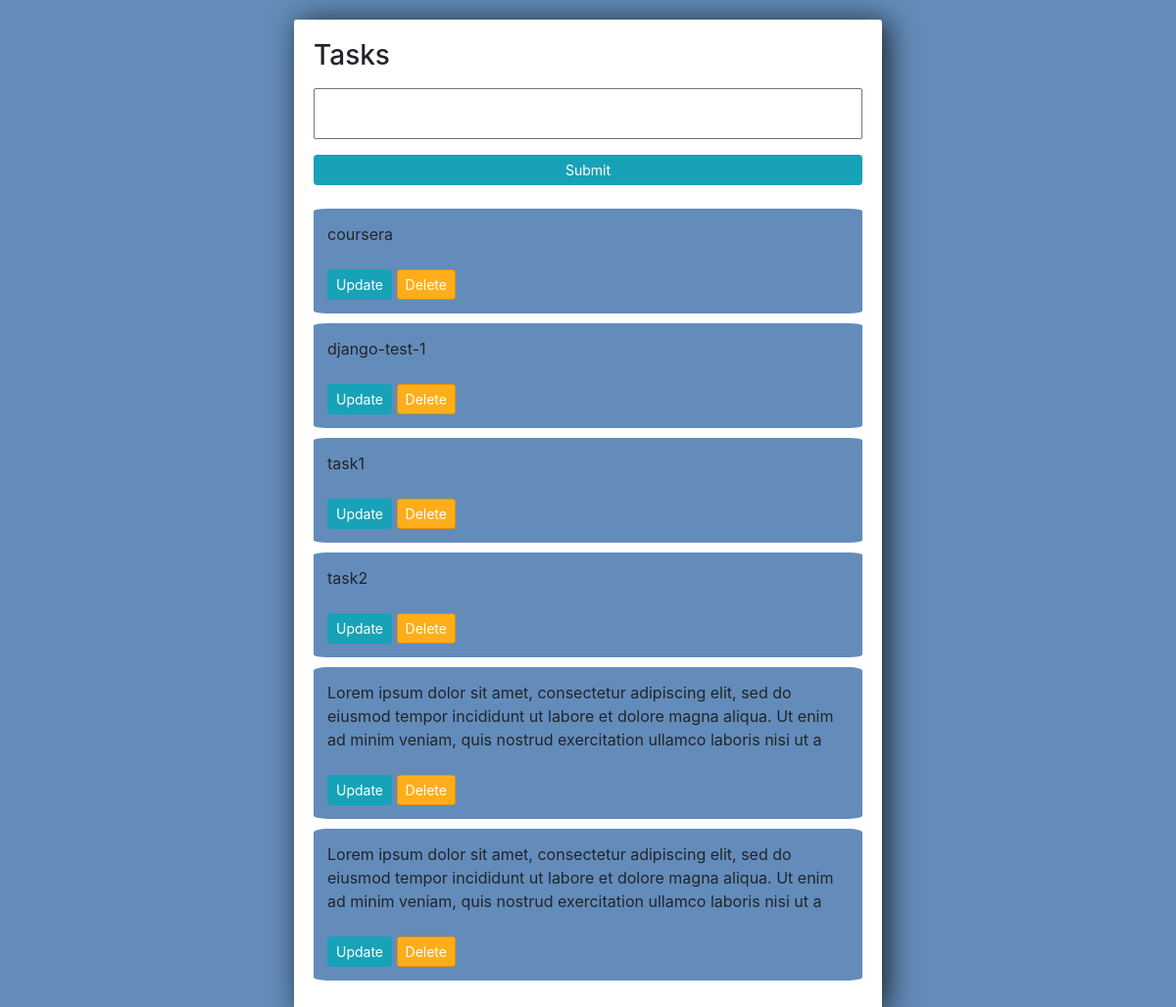
The page / on the database its author committed.
### todos/models.py (models this page shows)
class Todo(models.Model):
    title = models.CharField(max_length=200)
    complete = models.BooleanField(default=False)
    created = models.DateTimeField(auto_now_add=True)
    def __str__(self):
        return self.title

### todos/views.py (the view)
# urls.py: path("", views.index, name="list"),
def index(request):
    todos = Todo.objects.all()
    form = TodoForm()
    if request.method == "POST":
        form = TodoForm(request.POST)
        if  form.is_valid():
            form.save()
        return redirect('/')
    context = {'todos':todos, 'form':form}
    return render(request, 'tasks/list.html', context)

### todos/forms.py
class TodoForm(forms.ModelForm):
    class Meta:
        model = Todo
        fields = '__all__'

### todos/templates/tasks/list.html (shortened to what this page needs)
<link rel="stylesheet" href="https://stackpath.bootstrapcdn.com/bootstrap/4.3.1/css/bootstrap.min.css">
<div class="center-column">
    <h3> Tasks </h3>
    <form action="/" method="POST">
       <div class="form-group">
            {{form.title}}
            <input class="btn btn-sm btn-info" type="submit" name="Create Task" id="">
       </div>
    </form>
    <div>
        {% for todo in todos %}
        <div class="list-item">
            {% if todo.complete == True %}
               <div class="list-item-title"> <strike>{{todo}}</strike> </div>
            {% else %}
                <div class="list-item-title"><span>{{todo}}</span></div>
            {% endif %}
            <br>
            <a class="btn btn-sm btn-info" href="{% url 'update_task' todo.id %}">Update</a>
            <a class="btn btn-sm btn-danger" href="{% url 'delete' todo.id %}">Delete</a>
        </div>
        {% endfor %}
    </div>
</div>

### todos/templates/tasks/list.html (style rules this page uses)
input { width: 100%; padding: 12px 20px; margin: 8px 0; box-sizing: border-box; }
input::placeholder { color: #d3d3d3; }
.center-column { width:600px; margin: 20px auto; padding:20px; background-color: #fff; border-radius: 3px; box-shadow: 6px 2px 30px 0px rgba(0,0,0,0.75); }
.btn-danger { background-color: #ffae19; border-color: #e59400; }
.list-item { background-color:#638CBB; border-radius: 2.5%; margin-bottom: 10px; padding: 2.5%; }

### rows shown on the page
Todo: title "coursera"
Todo: title "django-test-1"
Todo: title "task1"
Todo: title "task2"
Todo: title "Lorem ipsum dolor sit amet, consectetur adipiscing elit, sed do eiusmod tempor incididunt ut labore et dolore magna aliqua. Ut enim ad minim veniam, quis nostrud exercitation ullamco laboris nisi ut a"
Todo: title "Lorem ipsum dolor sit amet, consectetur adipiscing elit, sed do eiusmod tempor incididunt ut labore et dolore magna aliqua. Ut enim ad minim veniam, quis nostrud exercitation ullamco laboris nisi ut a"
